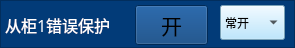
   <widget class="QFrame" name="frame_48">
    <property name="geometry">
     <rect>
      <x>620</x>
      <y>308</y>
      <width>295</width>
      <height>48</height>
     </rect>
    </property>
    <property name="styleSheet">
     <string notr="true">background-color: rgb(2, 59, 120);</string>
    </property>
    <property name="frameShape">
     <enum>QFrame::StyledPanel</enum>
    </property>
    <property name="frameShadow">
     <enum>QFrame::Raised</enum>
    </property>
    <widget class="QToolButton" name="toolButton_c1cwbh">
     <property name="geometry">
      <rect>
       <x>135</x>
       <y>5</y>
       <width>73</width>
       <height>40</height>
      </rect>
     </property>
     <property name="font">
      <font>
       <family>微软雅黑</family>
       <pointsize>16</pointsize>
      </font>
     </property>
     <property name="text">
      <string>开</string>
     </property>
     <property name="icon">
      <iconset>
       <normaloff>yb_off.png</normaloff>yb_off.png</iconset>
     </property>
     <property name="iconSize">
      <size>
       <width>66</width>
       <height>48</height>
      </size>
     </property>
    </widget>
    <widget class="QLabel" name="label_36">
     <property name="geometry">
      <rect>
       <x>5</x>
       <y>10</y>
       <width>121</width>
       <height>30</height>
      </rect>
     </property>
     <property name="font">
      <font>
       <family>微软雅黑</family>
       <pointsize>12</pointsize>
      </font>
     </property>
     <property name="styleSheet">
      <string notr="true">color: rgb(255, 255, 255);</string>
     </property>
     <property name="text">
      <string>从柜1错误保护</string>
     </property>
    </widget>
    <widget class="QComboBox" name="comboBox_c1cwbh">
     <property name="geometry">
      <rect>
       <x>220</x>
       <y>5</y>
       <width>65</width>
       <height>35</height>
      </rect>
     </property>
     <property name="styleSheet">
      <string notr="true">background-color: rgb(170, 225, 255);</string>
     </property>
     <item>
      <property name="text">
       <string>常开</string>
      </property>
     </item>
     <item>
      <property name="text">
       <string>常闭</string>
      </property>
     </item>
    </widget>
   </widget>
